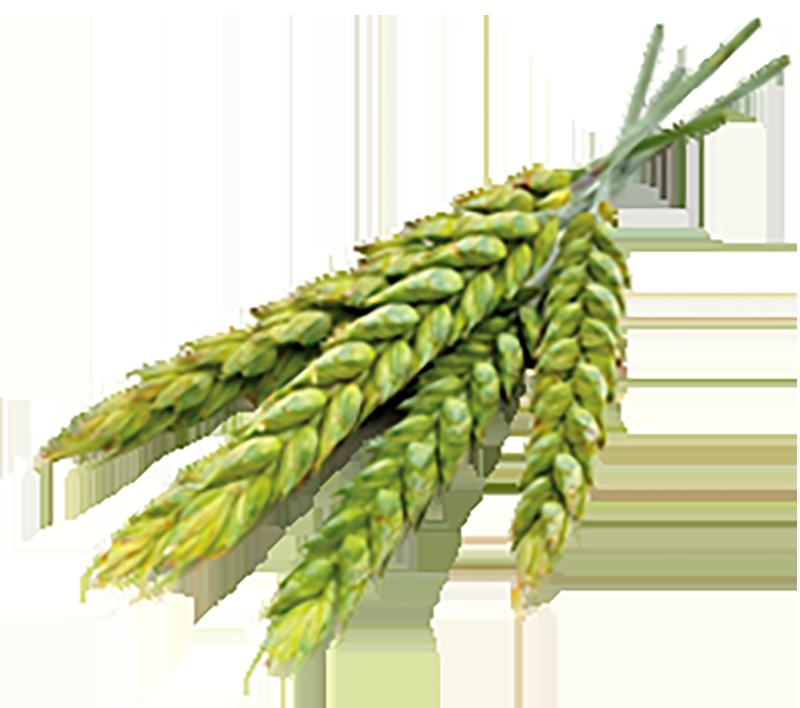
#> input picture bg2.png, 800 x 708 px
$ jupyter execute task2.ipynb
#> lines starting #> are read from the running program, lines starting #| are printed output that depends on the picture
# LetsGrowMore internship
#Task2 : Image to Pencil Sketch with Python
-->Level : Beginner

[cell 1]
import cv2
from PIL import Image
import matplotlib.pyplot as plt

# Loading the image

[cell 2]
img=cv2.imread('bg2.png', cv2.IMREAD_COLOR)
#> img is the input picture: shape (708, 800, 3); mean B, G, R 181.7, 215.3, 211.5

[cell 3]
img

# Displaying image

[cell 4]
display(Image.fromarray(img))

[cell 5]
RGB_img = cv2.cvtColor(img, cv2.COLOR_BGR2RGB)
plt.imshow(RGB_img)
plt.axis(False)
plt.savefig('temp.png')
plt.show()

[cell 6]
img_gray=cv2.cvtColor(img,cv2.COLOR_BGR2GRAY)
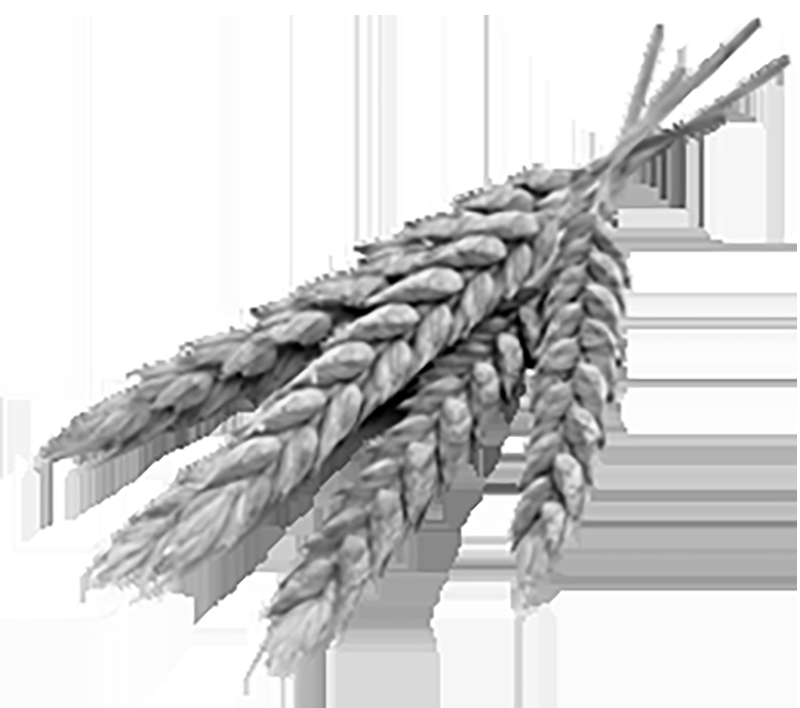
#> img_gray: shape (708, 800); min 0, max 255, mean 210.3
display(Image.fromarray(img_gray))

[cell 7]
img_invert=cv2.bitwise_not(img_gray)
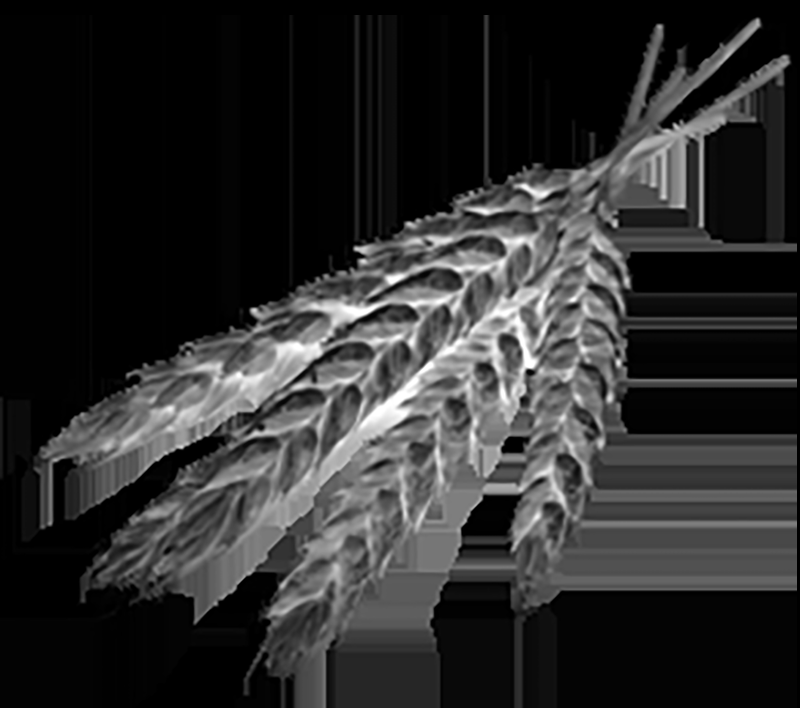
#> img_invert: shape (708, 800); min 0, max 255, mean 44.7
display(Image.fromarray(img_invert))

[cell 8]
img_smoothing=cv2.GaussianBlur(img_invert,(21,21),sigmaX=0,sigmaY=0)
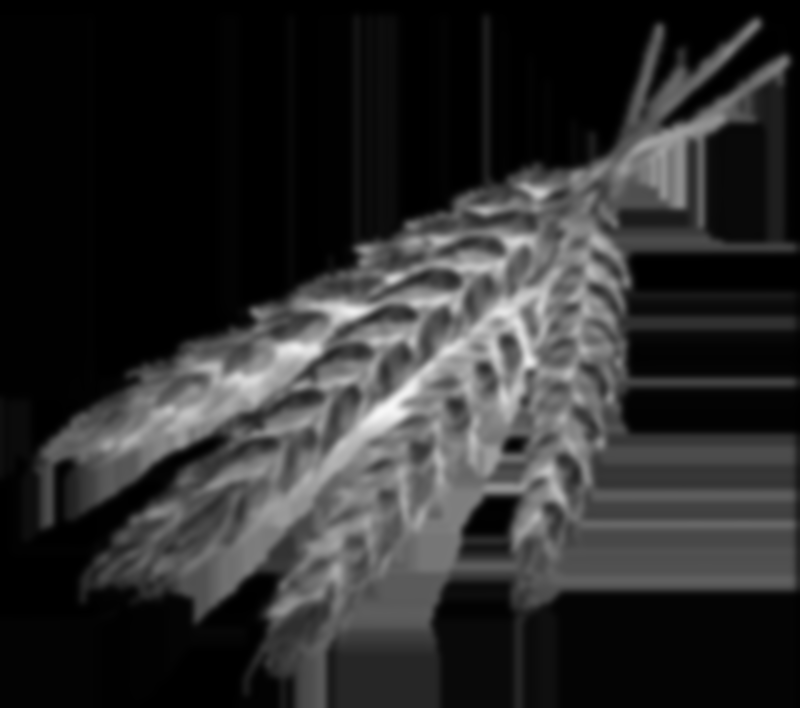
#> img_smoothing: shape (708, 800); min 0, max 247, mean 44.6
display(Image.fromarray(img_smoothing))

[cell 9]
def vce(x,y):
    return cv2.divide(x,255-y,scale=256)
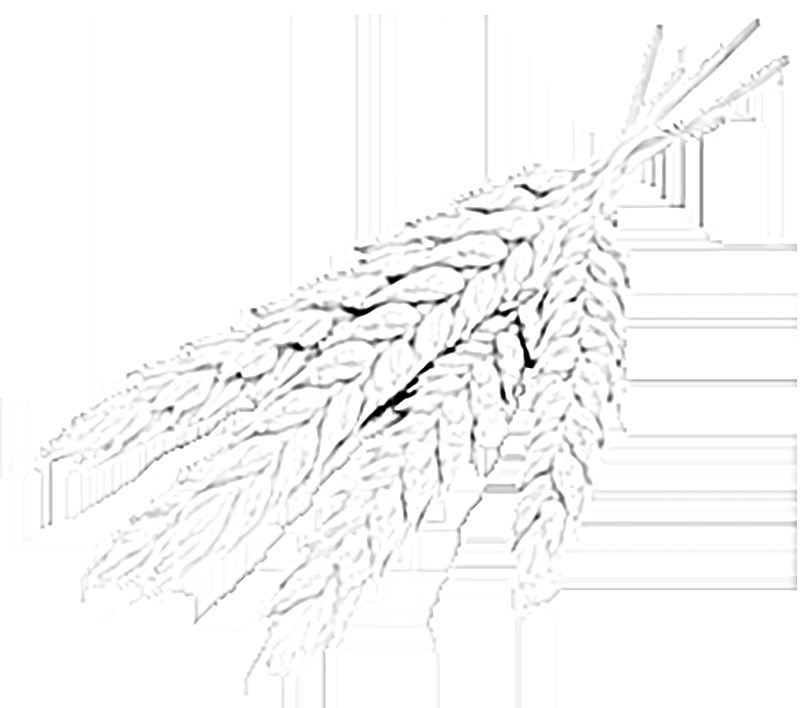
#> returned value: shape (708, 800); min 0, max 255, mean 248.2
final_img=vce(img_gray,img_smoothing)
display(Image.fromarray(final_img))

$ run again, with temp.png copied over bg2.png
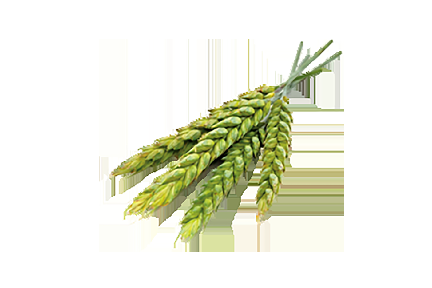
#> input picture temp.png, 432 x 288 px
#> img is the input picture: shape (288, 432, 3); mean B, G, R 223.4, 237.9, 236.2
#> `img_smoothing=cv2.GaussianBlur(img_invert,(21,21),sigmaX=0,sigmaY=0)`:
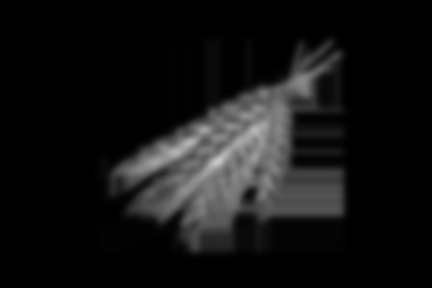
#> img_smoothing: shape (288, 432); min 0, max 200, mean 19.2
#> in vce, `return cv2.divide(x,255-y,scale=256)`:
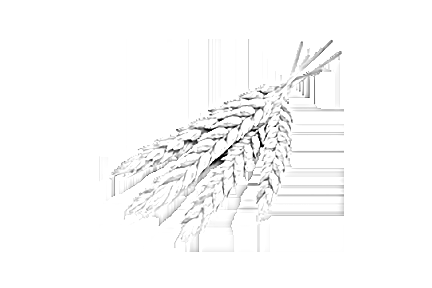
#> returned value: shape (288, 432); min 0, max 255, mean 249.9
